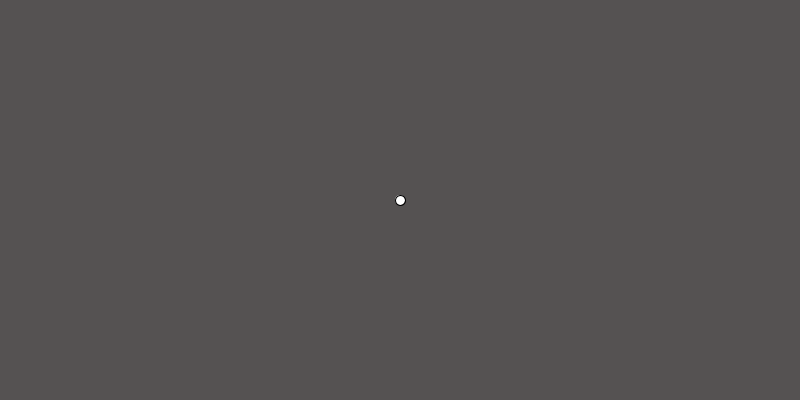
Frame 1 (no input)
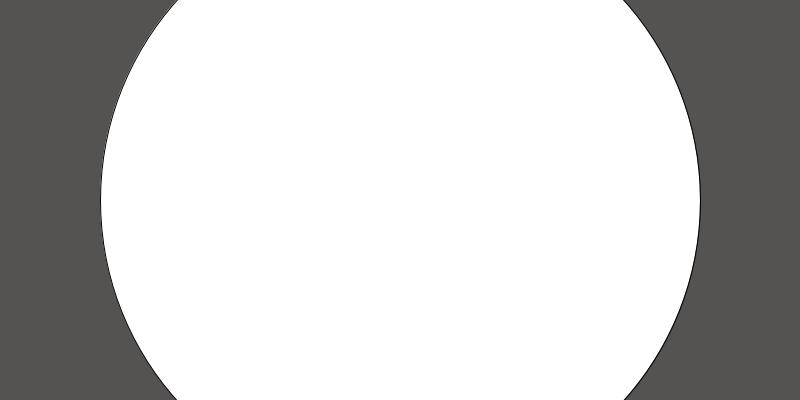
Frame 60 (the mouse pressed at the canvas centre just before this capture)
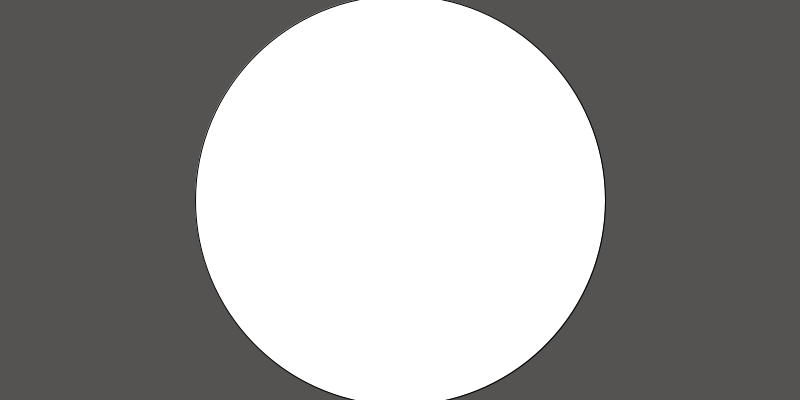
Frame 120 (the mouse held since frame 60 and released just before this capture)

The Processing sketch that drew these frames (run headless with seeded random() and noise(); from frame 60 on, the mouse is pressed at the canvas centre):

// Processing sketch: grower
// ── grower.pde
/*
  David Valencia
  Gaming 1
  Grower
*/


int _circle;
void setup()
{
 _circle = 10; 
 size(800,400);
}

void draw()
{
 background(#555252);
  ellipse(width/2, height/2 , _circle, _circle); 
 _circle = _circle+10;
 
 if( _circle == width )
 
 {
  _circle = 10 ;
  }

}
